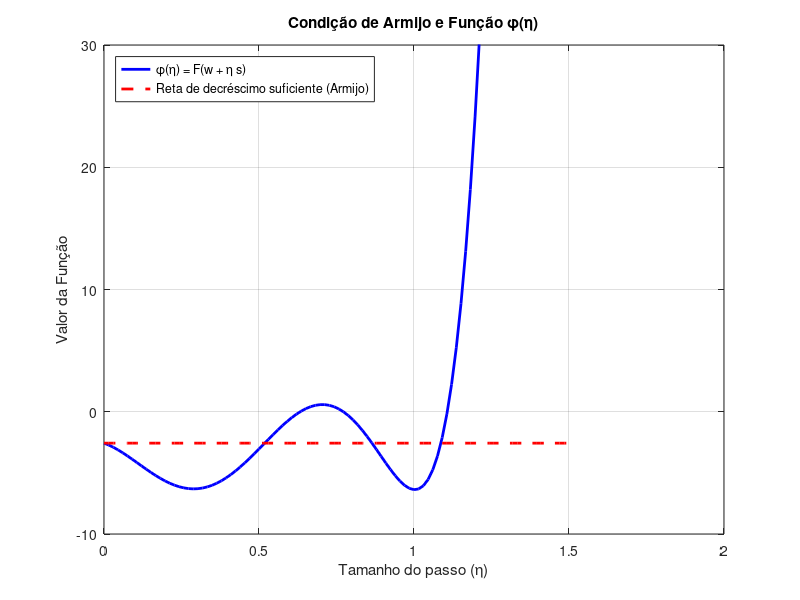

Write MATLAB code to recreate this figure.
clear; clc; close all;

% 1. Definir a função objetivo
F = @(w) 0.1*w(1)^6 - 1.5*w(1)^4 + 5*w(1)^2 + 0.1*w(2)^4 + ...
         3*w(2)^2 - 9*w(2) + 0.5*w(1)*w(2);

% 2. Definir o gradiente da função (derivadas parciais calculadas à mão)
gradF = @(w) [0.6*w(1)^5 - 6*w(1)^3 + 10*w(1) + 0.5*w(2);
              0.4*w(2)^3 + 6*w(2) - 9 + 0.5*w(1)];

% 3. Parâmetros iniciais dados no problema
w = [-1.25; 1.25];
s = [4; 0.75];
c1 = 1e-4;
rho = 0.7;

% Pré-cálculos no ponto w
F_w = F(w);
gradF_w = gradF(w);
derivada_direcional = gradF_w' * s;

fprintf('Derivada direcional no ponto w: %.4f\n', derivada_direcional);
if derivada_direcional < 0
    fprintf('(Como é negativa, confirmamos que s é direção de descida)\n');
end

%% a) e b)
eta_0_list = [1.2, 0.05];

for i = 1:length(eta_0_list)
    eta = eta_0_list(i);
    iter = 0;
    
    fprintf('\n Teste com eta_0 = %.2f \n', eta);
    
    % Ciclo de Backtracking (Condição de Armijo)
    % Verifica se: F(w + eta*s) > F(w) + c1 * eta * (gradF'*s)
    while F(w + eta*s) > F_w + c1 * eta * derivada_direcional
        eta = rho * eta; % Reduzir o passo
        iter = iter + 1; % Contar a iteração
    end
    
    fprintf('Iterações de backtracking necessárias: %d\n', iter);
    fprintf('Comprimento de passo final: %.6f\n', eta);
end

%% a) e c)
% Criar um vetor de passos (eta) para desenhar a curva
etas = linspace(0, 1.5, 100);
F_etas = zeros(size(etas));
Armijo_line = zeros(size(etas));

% Calcular os valores da função e da reta de Armijo para cada eta
for i = 1:length(etas)
    F_etas(i) = F(w + etas(i)*s);
    Armijo_line(i) = F_w + c1 * etas(i) * derivada_direcional;
end

% Criar a figura
figure;
plot(etas, F_etas, 'b', 'LineWidth', 2); 
hold on;
plot(etas, Armijo_line, 'r--', 'LineWidth', 2);

% Formatações
title('Condição de Armijo e Função \phi(\eta)');
xlabel('Tamanho do passo (\eta)');
ylabel('Valor da Função');
legend('\phi(\eta) = F(w + \eta s)', 'Reta de decréscimo suficiente (Armijo)', 'Location', 'northwest');
grid on;
ylim([-10, 30]);
